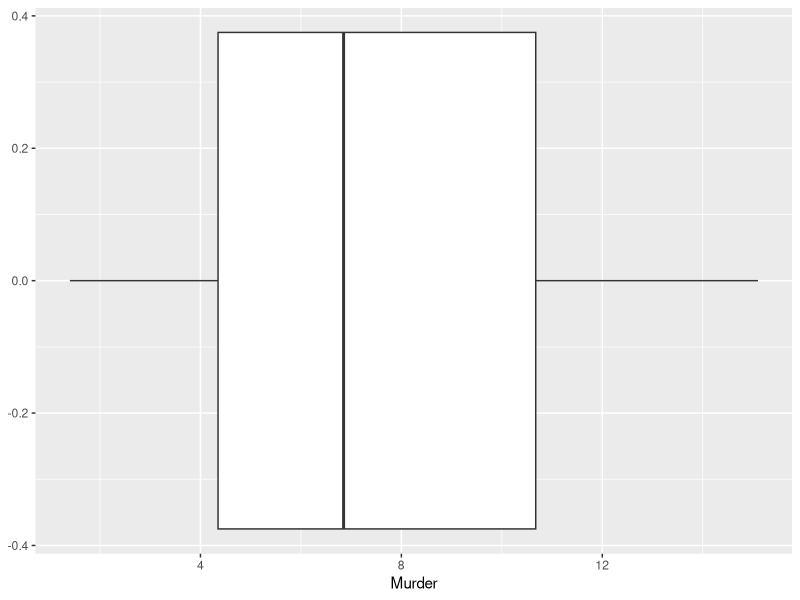
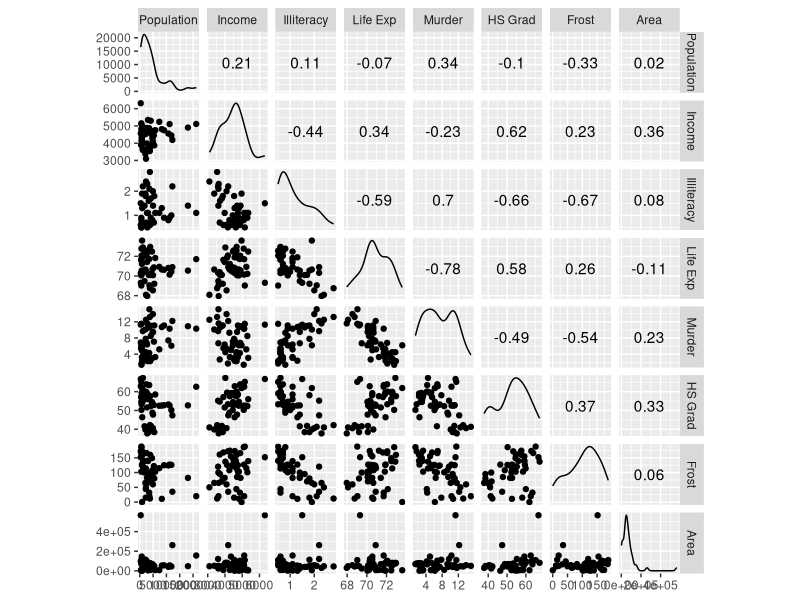
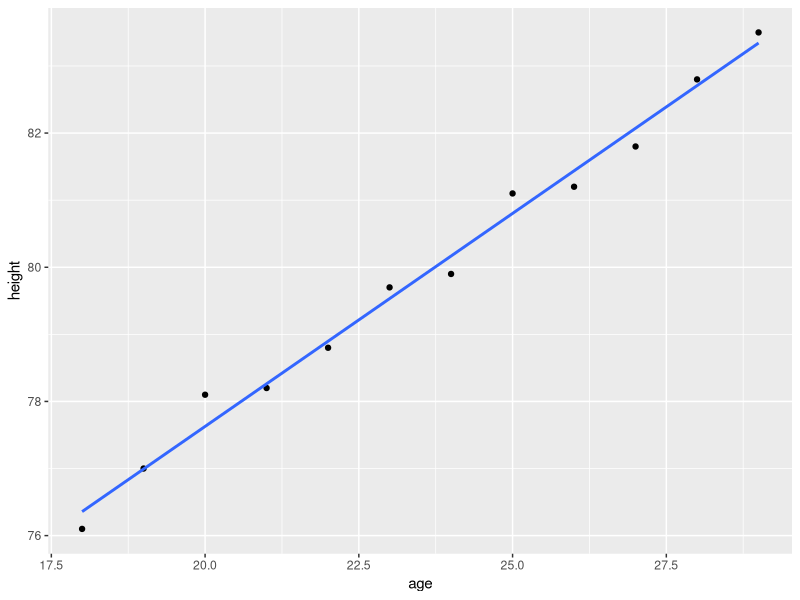

Recreate these plots in R, in order.


library(tidyverse)
state = as_tibble(state.x77)
summary(state)
ggplot(state,aes(x=Murder)) +
  geom_boxplot()



t.test(state$Murder,mu=8.5)


x = state$Murder
t = (mean(x)-8.5)/(sd(x)/sqrt(length(x)))
t
df = length(x)-1
df
pvalue = 2*pt(t,df)
pvalue
lower = mean(x)-qt(1-0.05/2,df)*sd(x)/sqrt(length(x))
upper = mean(x)+qt(1-0.05/2,df)*sd(x)/sqrt(length(x))
c(lower,upper)


library(tidyverse)
state = as_tibble(state.x77)
summary(state)
library(GGally)
ggscatmat(state)



#Check relationship between two variables 

cor.test(state$Population,state$Income)








install.packages("psych")
library(psych)
corr.test(state)




children = tribble(
  ~age,~height,~siblings,
  18, 76.1, 1,
  19, 77.0, 2,
  20, 78.1, 3,
  21, 78.2, 2,
  22, 78.8, 0,
  23, 79.7, 1,
  24, 79.9, 5,
  25, 81.1, 0,
  26, 81.2, 1,
  27, 81.8, 4,
  28, 82.8, 1,
  29, 83.5, 5 )

ggplot(children, aes(x=age,y=height)) +
  geom_point() +
  geom_smooth(method="lm", se=FALSE)
model = lm(height~age, data=children)
summary(model)


model = lm(height~age+siblings, data=children)
summary(model)